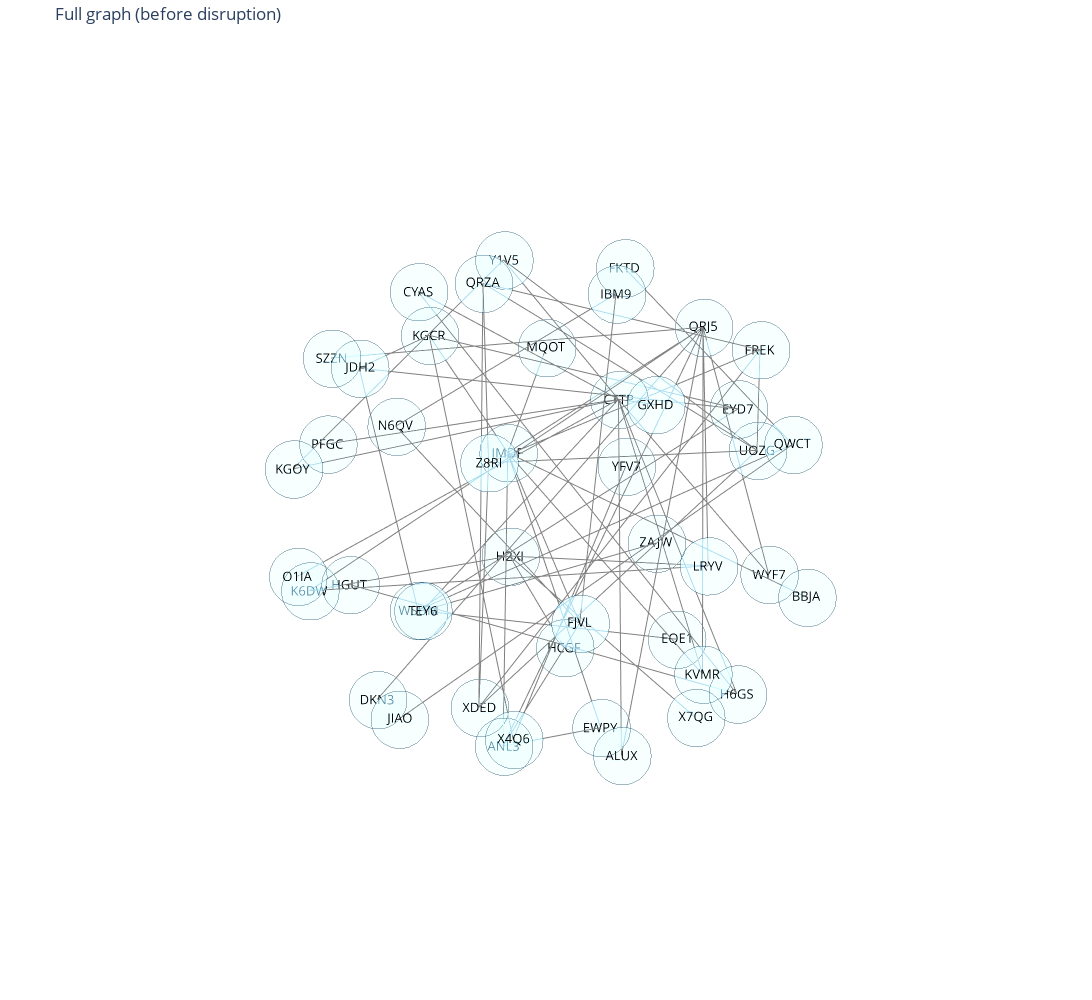
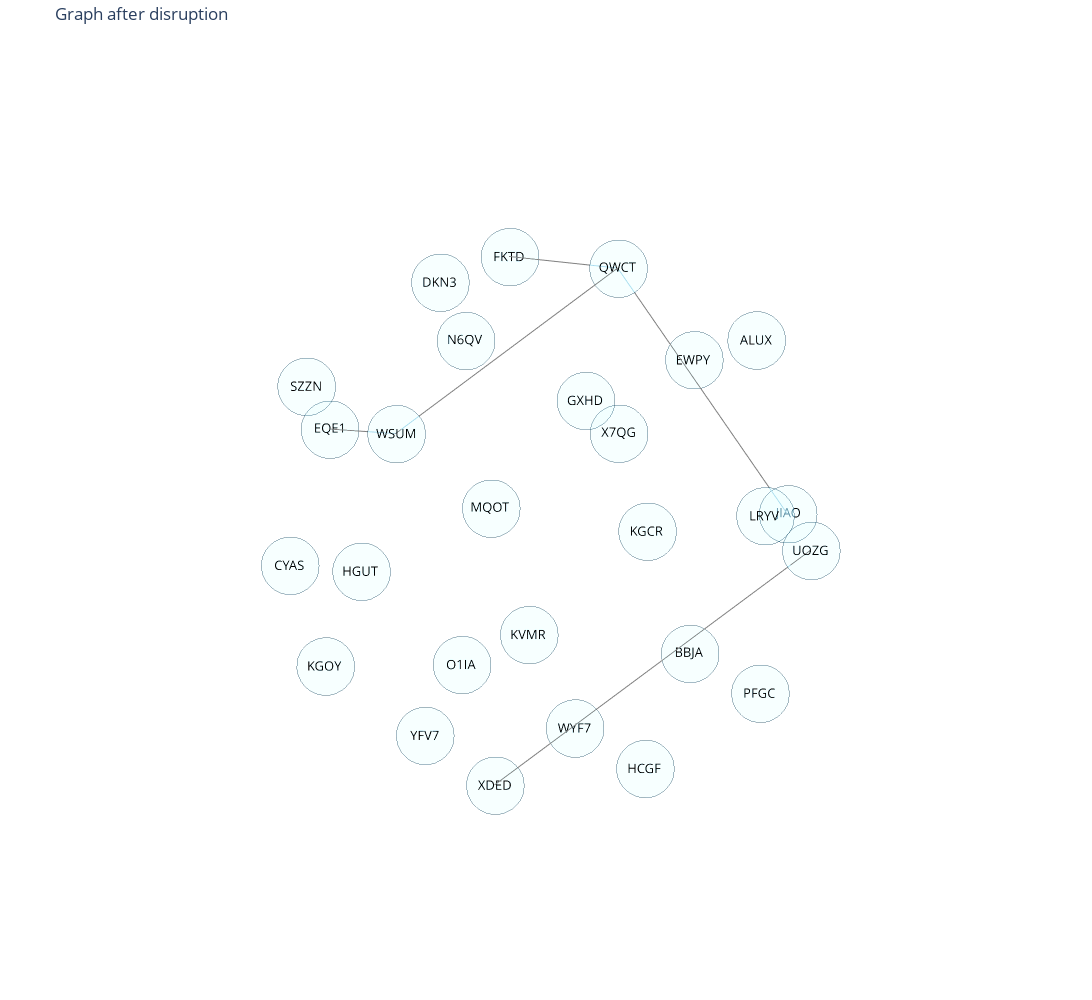

Notebook code for these charts, in order:
### Code cell
# Usage:
network_number = 53  # or any other network number
disruptor = NetworkDisruptor(network_number)
disruptor.load_best_model_params()   # Load best model parameters from CSV
disruptor.load_ranking()             # Load ranking from pickle file
disruptor.load_edgelist()            # Load edgelist from file
disruptor.build_graph()              # Build the networkx graph

# Print only the total number of nodes before disruption
print("Graph before disruption:")
print(f"Total Nodes: {disruptor.G_full.number_of_nodes()}")
disruptor.plot_graph(title="Full graph (before disruption)")

print("Graph after disruption:")
disruptor.disrupt_network()          # Disrupt the network step by step
disruptor.plot_graph(title="Graph after disruption")

### Figure 1 — Plotly figure (JSON) as saved in the notebook; plotly's stock layout.template omitted (floating-point values rounded to 4 significant figures; data arrays with more than 128 entries replaced by an {"elided": "..."} marker saying what was removed)
{"data": [{"hoverinfo": "none", "line": {"color": "gray", "width": 2}, "mode": "lines", "type": "scatter3d", "x": {"elided": "189 float values"}, "y": {"elided": "189 float values"}, "z": {"elided": "189 float values"}}, {"hoverinfo": "text", "marker": {"color": "rgba(142,202,230,0.6)", "line": {"color": "rgba(2,48,71,1)", "width": 3}, "opacity": 0.7, "size": 20, "symbol": "circle"}, "mode": "markers+text", "text": ["LRYV", "HGUT", "UOZG", "SZZN", "K6DW", "CTTP", "KGOY", "ZAJW", "H6GS", "EWPY", "WSUM", "TEY6", "KGCR", "PFGC", "WYF7", "O1IA", "JDH2", "Z8RI", "KVMR", "IMDF", "QRZA", "N6QV", "EQE1", "JIAO", "EYD7", "ANL3", "CYAS", "DKN3", "Y1V5", "X7QG", "FREK", "FJVL", "HCGF", "MQOT", "IBM9", "QRJ5", "H2XI", "QWCT", "GXHD", "BBJA", "X4Q6", "YFV7", "ALUX", "XDED", "FKTD"], "textfont": {"color": "black", "size": 13}, "textposition": "middle center", "type": "scatter3d", "x": [0.01195, 0.4552, -0.5574, 0.4394, 0.7495, -0.5617, 0.8418, -0.8133, -0.3002, -0.04699, 0.1701, 0.9311, -0.1626, 0.3495, -0.7765, 1.0, 0.6113, 0.6496, -0.173, -0.5382, 0.1817, 0.01595, -0.5609, 0.9841, -0.9496, 0.3967, -0.007294, 0.6886, -0.2721, 0.2752, -0.6129, 0.5839, -0.284, -0.6929, -0.05816, -0.8608, -0.3654, -0.36, 0.1577, -0.4293, 0.8123, -0.8798, 0.329, 0.2476, -0.6192], "y": [0.7823, -0.7527, 0.5513, -0.7117, -0.5901, -0.1497, -0.4191, -0.1012, 0.7644, 0.2718, -0.6628, 0.3754, -0.8712, -0.952, 0.5424, -0.2276, -0.2891, 0.3907, 0.6779, -0.8067, -0.133, -0.9189, 0.2497, 0.2657, 0.1788, 0.1365, -0.7285, -0.295, -0.5185, 0.9772, 0.4755, 0.7208, -0.1774, -0.7046, 0.2564, 0.02804, -0.6215, 0.8176, 0.6257, 0.9272, 0.6487, -0.3633, 0.7072, -0.1788, -0.1978], "z": [0.1894, -0.5052, 0.3016, 0.5908, -0.2803, 0.2398, 0.4137, -0.6046, -0.6336, -0.9935, -0.7638, 0.2916, 0.4193, 0.07115, -0.4145, 0.1319, 0.7705, 0.7164, -0.5001, -0.2992, 0.9909, 0.03106, -0.8241, -0.2179, 0.1707, -0.8781, 0.7118, -0.7132, 0.8271, -0.2081, 0.6738, 0.2399, -0.9682, 0.2319, 0.9993, 0.5256, -0.7194, 0.5288, 0.8153, -0.1187, -0.1612, -0.3281, -0.5551, -0.9819, 0.7867]}], "layout": {"height": 1000, "margin": {"b": 0, "l": 0, "r": 0, "t": 40}, "paper_bgcolor": "rgba(0,0,0,0)", "plot_bgcolor": "rgba(0,0,0,0)", "scene": {"xaxis": {"showbackground": false, "showticklabels": false, "visible": false}, "yaxis": {"showbackground": false, "showticklabels": false, "visible": false}, "zaxis": {"showbackground": false, "showticklabels": false, "visible": false}}, "showlegend": false, "title": {"text": "Full graph (before disruption)"}, "width": 1200}}

### Figure 2 — Plotly figure (JSON) as saved in the notebook; plotly's stock layout.template omitted (floating-point values rounded to 4 significant figures)
{"data": [{"hoverinfo": "none", "line": {"color": "gray", "width": 2}, "mode": "lines", "type": "scatter3d", "x": [-0.4712, 0.574, null, 0.2991, 0.7018, null, -0.8353, -0.2305, null, -0.2305, 0.7018, null, -0.3322, -0.2305, null], "y": [0.8485, 0.2989, null, -0.9367, 0.05191, null, 0.518, 0.1032, null, 0.1032, 0.05191, null, -0.5354, 0.1032, null], "z": [0.0532, -0.7702, null, 0.1244, 0.6943, null, -0.1321, 0.963, null, 0.963, 0.6943, null, 0.7876, 0.963, null]}, {"hoverinfo": "text", "marker": {"color": "rgba(142,202,230,0.6)", "line": {"color": "rgba(2,48,71,1)", "width": 3}, "opacity": 0.7, "size": 20, "symbol": "circle"}, "mode": "markers+text", "text": ["LRYV", "HGUT", "UOZG", "SZZN", "KGOY", "EWPY", "WSUM", "KGCR", "PFGC", "WYF7", "O1IA", "KVMR", "N6QV", "EQE1", "JIAO", "CYAS", "DKN3", "X7QG", "HCGF", "MQOT", "QWCT", "GXHD", "BBJA", "YFV7", "ALUX", "XDED", "FKTD"], "textfont": {"color": "black", "size": 13}, "textposition": "middle center", "type": "scatter3d", "x": [-0.05732, 0.313, -0.4712, 0.5264, 0.8065, -0.9685, 0.7018, -0.8233, -0.1787, -0.0112, 0.1191, 0.7211, -0.3957, 0.2991, -0.8353, 0.9439, 0.2284, 0.2965, 0.3628, -0.4052, -0.2305, -0.8256, -0.5329, 0.9111, -0.7359, 0.574, -0.3322], "y": [0.9019, -0.809, 0.8485, -0.6998, -0.3795, -0.1068, 0.05191, -0.1818, 0.9029, 0.1504, -0.4088, 0.6429, -0.8869, -0.9367, 0.518, -0.2785, -0.2753, 0.5915, 0.8289, -0.7724, 0.1032, -0.5835, 0.325, 0.3481, 0.3423, 0.2989, -0.5354], "z": [0.435, -0.5189, 0.0532, 0.4987, -0.4649, 0.2745, 0.6943, -0.568, -0.4044, -1.0, -0.92, 0.2654, 0.2896, 0.1244, -0.1321, 0.1431, 0.9378, 0.7528, -0.4362, -0.5253, 0.963, -0.05121, -0.8034, -0.2296, 0.6048, -0.7702, 0.7876]}], "layout": {"height": 1000, "margin": {"b": 0, "l": 0, "r": 0, "t": 40}, "paper_bgcolor": "rgba(0,0,0,0)", "plot_bgcolor": "rgba(0,0,0,0)", "scene": {"xaxis": {"showbackground": false, "showticklabels": false, "visible": false}, "yaxis": {"showbackground": false, "showticklabels": false, "visible": false}, "zaxis": {"showbackground": false, "showticklabels": false, "visible": false}}, "showlegend": false, "title": {"text": "Graph after disruption"}, "width": 1200}}
